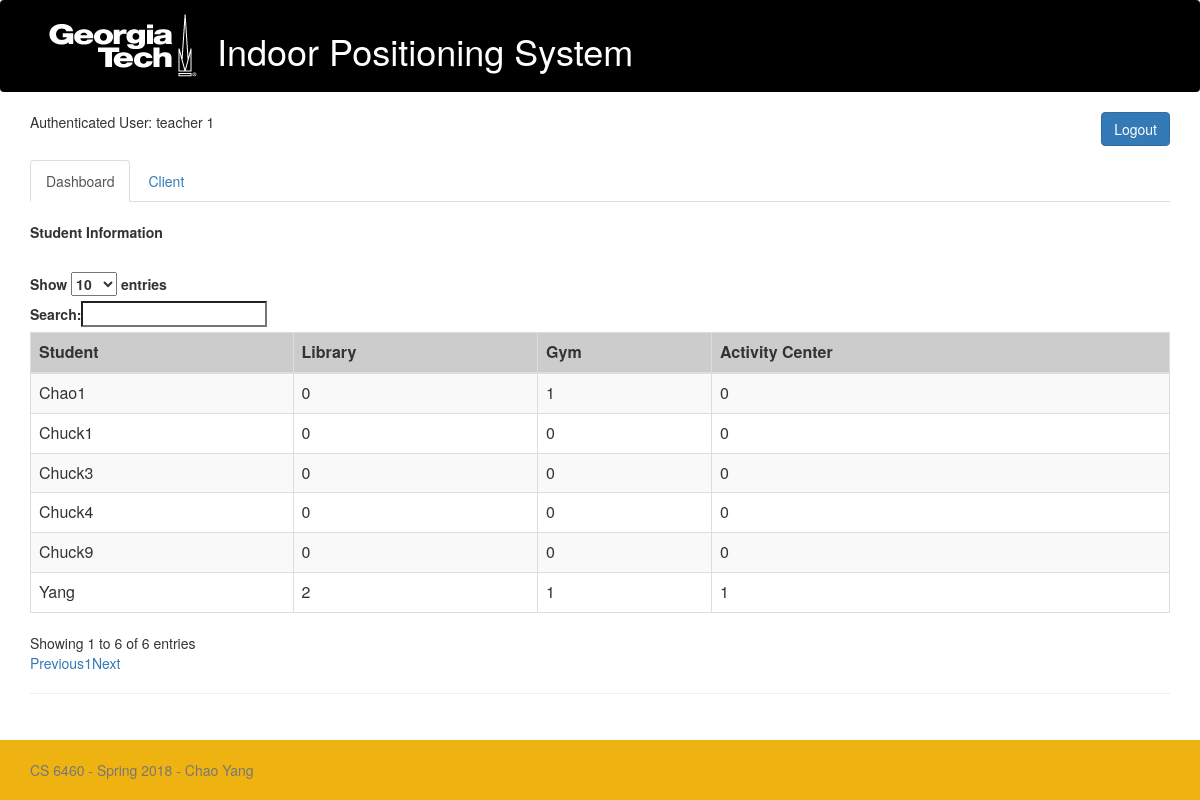
Screenshot of /site.php (signed in) with the database file from the repository.
### tables this page shows
CREATE TABLE `teacher` (
  `id` int(11) NOT NULL,
  `username` varchar(100) NOT NULL,
  `password` text NOT NULL,
  `email` varchar(100) NOT NULL,
  `name` varchar(100) NOT NULL,
  `phone` varchar(10) NOT NULL
);

CREATE TABLE `personlocation` (
  `person_id` int(11) NOT NULL,
  `library` int(6) NOT NULL DEFAULT '0',
  `gym` int(6) NOT NULL DEFAULT '0',
  `activitycenter` int(6) NOT NULL DEFAULT '0'
);

CREATE TABLE `users` (
  `id` int(11) NOT NULL,
  `username` varchar(100) NOT NULL,
  `password` text NOT NULL,
  `email` varchar(100) NOT NULL,
  `name` varchar(100) NOT NULL,
  `phone` varchar(10) NOT NULL
);

### include/common.php (called while the page is built, shortened)
<?php
$encodedStr = basename($_SERVER['REQUEST_URI']);
$current_filename = urldecode($encodedStr);
?>

### site.php (the view, shortened to what this page needs)
<?php include('include/common.php'); ?>
<?php include('include/header.php'); ?>
</head>
<body>
	<div class="container">
		<?php include('include/site_menu.php'); ?>
    <br>
        <p><b>Student Information</b></p>
        <br>
		<table class="table-responsive">
      <table id="student_data" class="table table-striped table-bordered">
		<thead>
				<tr>
					<th>Student</th>
					<th>Library</th>
					<th>Gym</th>
					<th>Activity Center</th>
				</tr>
			</thead>
			<tbody>
			<?php
			$query = "SELECT * FROM personlocation INNER JOIN users ON personlocation.person_id = users.id";
			$result = mysqli_query($db, $query);
			while ($row = mysqli_fetch_array($result, MYSQLI_ASSOC)){
				print "<tr>";
				print "<td>{$row['name']}</td>";
				print "<td>{$row['library']}</td>";
				print "<td>{$row['gym']}</td>";
				print "<td>{$row['activitycenter']}</td>";
				print "</tr>";
			}
			?>
			</tbody>
		</table>
		<hr />
	</div>
	<?php include('include/footer.php'); ?>

### include/header.php (shortened to what this page needs)
<header class="navbar">
	<div class="container">
		<table>
			<tr>
				<td valign="middle" background-color=black>
					<img class="gt-logo-svg" alt="Georgia Tech" src="images/logo-gt.png" /> </td>
				<td valign="middle"><h1 class="page-title">Indoor Positioning System</h1></td>
			</tr>
		</table>
	</div>
</header>
<html>
	<head>
	  	<link rel="stylesheet" href="http://maxcdn.bootstrapcdn.com/bootstrap/3.3.6/css/bootstrap.min.css"/>
		  <link rel="stylesheet" type="text/css" href="css/asacs_style.css" />
      <link rel="stylesheet" href="https://cdn.datatables.net/1.10.12/css/dataTables.bootstrap.min.css" />

### include/site_menu.php (shortened to what this page needs)
<?php
	$PersonID = $_SESSION['person_id'];
	$query = "SELECT * " .
			"FROM teacher " .
			"WHERE id={$PersonID}";
	$result = mysqli_query($db, $query);
    $count = mysqli_num_rows($result);
	if (!empty($result) && ($count > 0) ) {
            $row = mysqli_fetch_array($result, MYSQLI_ASSOC);
            print("<div class='row'>");
	            print("<div class='col-md-6'>");
		            print("Authenticated User: {$row['name']} ");
	            print("</div>");
            print("<div class='col-md-6' align='right'>");
            print("<form action='logout.php'>");
		    print("<input type='submit' value='Logout' class='btn btn-primary' />");
			print("</form>");
            print("</div>");
            print("</div>");
    }
?>
<ul class="nav nav-tabs">
  <li role="presentation" <?php if($current_filename=='site.php') echo "class='active'"; ?>><a href="site.php">Dashboard</a></li>
  <li role="presentation" <?php if($current_filename=='client.php') echo "class='active'"; ?>><a href="client.php">Client</a></li>
</ul>

### include/footer.php
<br>
<footer class="footer">
	<div class="container">
		<br />
		<p class="text-muted">CS 6460 - Spring 2018 - Chao Yang</p>
    </div>
</footer>
	</body>
</html>

### css/asacs_style.css (style rules this page uses)
html { position: relative; min-height: 100%; }
body { margin-bottom: 60px; }
th { background-color: #CCCCCC; }
.page-title { color:white; }
.footer { position: absolute; bottom: 0; width: 100%; height: 60px; background-color: #eeb211; }
.navbar { background-color: black; }

### rows the page displays
teacher: name "teacher 1"
personlocation: person_id.name "Chao1", library "0", gym "1", activitycenter "0"
personlocation: person_id.name "Yang", library "2", gym "1", activitycenter "1"
personlocation: person_id.name "Chuck1", library "0", gym "0", activitycenter "0"
personlocation: person_id.name "Chuck3", library "0", gym "0", activitycenter "0"
personlocation: person_id.name "Chuck4", library "0", gym "0", activitycenter "0"
personlocation: person_id.name "Chuck9", library "0", gym "0", activitycenter "0"
